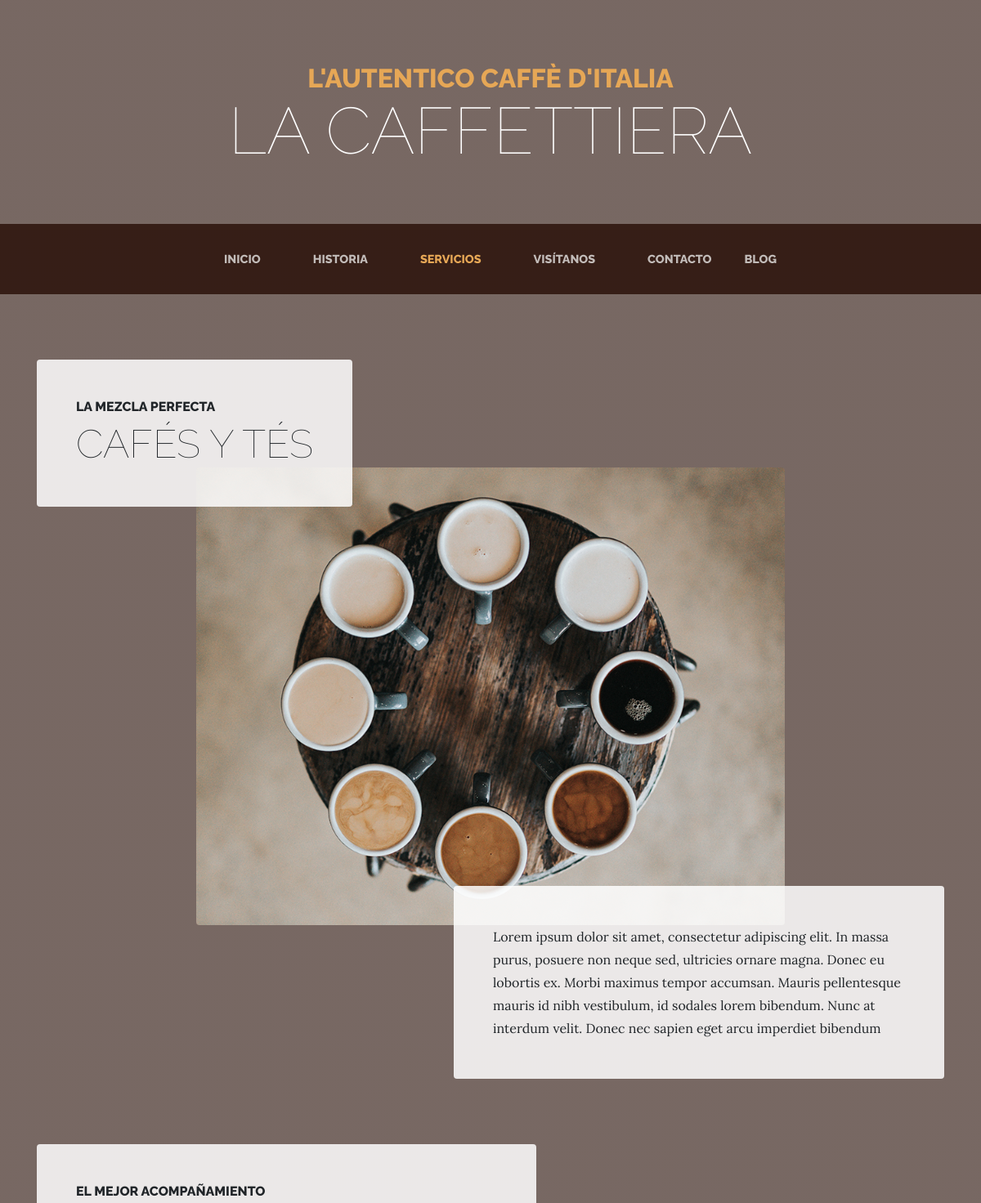
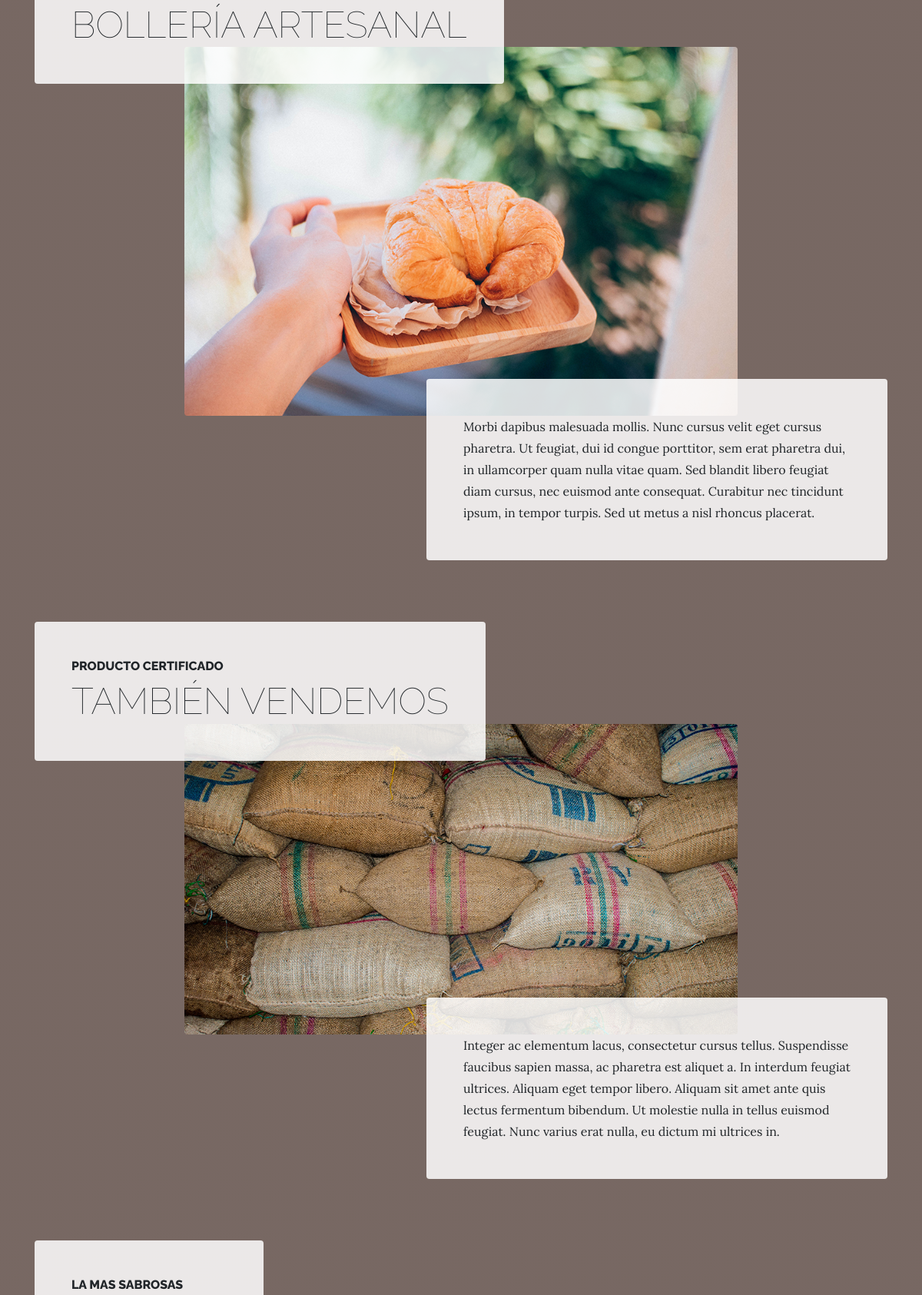
Page /services/ (upper part) on the committed database (2 pictures, top to bottom).
### services/models.py (models this page shows, shortened)
class Service(models.Model):
    title = models.CharField(max_length = 200, verbose_name = "Titulo")
    subtitle = models.CharField(max_length = 200, verbose_name = "Subtitulo")
    content = models.TextField(verbose_name = "Contenido")
    image = models.ImageField(verbose_name = "Imagen", upload_to="services")
    created = models.DateTimeField(auto_now_add=True, verbose_name = "Fecha de creacion")
    updated = models.DateTimeField(auto_now = True, verbose_name = "Fecha de ult. actualizacion")
    class Meta:
        verbose_name = "Servicio"
        verbose_name_plural = "Servicios"
        ordering = ['-created']

### services/views.py (the view)
# urls.py: path('', views.services, name='services'),
def services(request):
    services= Service.objects.all()
    return render(request,'services/services.html',{"services":services})

### pages/templatetags/page_extras.py (called while the page is built)
@register.simple_tag
def get_page_list():
    pages = Page.objects.all()
    return pages

### social/processors.py (called while the page is built)
def ctx_dict(request):
    ctx={}
    links = Link.objects.all()
    for link in links:
        ctx[link.key] = link.url
    return ctx

### services/templates/services/services.html (shortened to what this page needs)
{% extends "core/base_layout.html" %}
{%load static%}
{%block content%}
{%for service in services reversed%}
    <section class="page-section">
      <div class="container">
        <div class="product-item">
          <div class="product-item-title d-flex">
            <div class="bg-faded p-5 d-flex mr-auto rounded">
              <h2 class="section-heading mb-0">
                <span class="section-heading-upper">{{service.subtitle}}</span>
                <span class="section-heading-lower">{{service.title}}</span>
              </h2>
            </div>
          </div>
          <img class="product-item-img mx-auto d-flex rounded img-fluid mb-3 mb-lg-0" src="{{service.image.url}}" alt="">
          <div class="product-item-description d-flex ml-auto">
            <div class="bg-faded p-5 rounded">
              <p class="mb-0">{{service.content}}</p>
            </div>
          </div>
        </div>
      </div>
    </section>
{%endfor%}
{%endblock%}

### core/static/core/css/business-casual.css (style rules this page uses)
body { font-family: 'Lora'; background: linear-gradient(rgba(47, 23, 15, 0.65), rgba(47, 23, 15, 0.65)), url("../img/bg.jpg"); background-attachment: fixed; background-position: center; background-size: cover; }
h1, h2, h3, h4, h5, h6 { font-family: 'Raleway'; }
p { line-height: 1.75; }
.page-section { margin-top: 5rem; margin-bottom: 5rem; }
.section-heading { text-transform: uppercase; }
.section-heading .section-heading-upper { display: block; font-size: 1rem; font-weight: 800; padding-bottom:.5rem; }
.section-heading .section-heading-lower { display: block; font-size: 3rem; font-weight: 100; }
.bg-faded { background-color: rgba(255, 255, 255, 0.85); }
@media (min-width: 992px) { .product-item .product-item-title { position: relative; z-index: 1; margin-bottom: -3rem; } }
@media (min-width: 992px) { .product-item .product-item-img { position: relative; z-index: 0; max-width: 60vw; } }
@media (min-width: 992px) { .product-item .product-item-description { position: relative; z-index: 1; margin-top: -3rem; max-width: 50vw; } }

### rows in the picture
Service: subtitle "LA MEZCLA PERFECTA", title "CAFÉS Y TÉS", image (picture), content "Lorem ipsum dolor sit amet, consectetur adipiscing elit. In massa purus, posuere non neque sed, ultricies ornare magna. Donec eu lobortis ex. Morbi maximus tempor accumsan. Mauris pellentesque mauris id nibh vestibulum, id sodales lorem bibendum. Nunc at interdum velit. Donec nec sapien eget arcu imperdiet bibendum"
Service: subtitle "EL MEJOR ACOMPAÑAMIENTO", title "BOLLERÍA ARTESANAL", image (picture), content "Morbi dapibus malesuada mollis. Nunc cursus velit eget cursus pharetra. Ut feugiat, dui id congue porttitor, sem erat pharetra dui, in ullamcorper quam nulla vitae quam. Sed blandit libero feugiat diam cursus, nec euismod ante consequat. Curabitur nec tincidunt ipsum, in tempor turpis. Sed ut metus a nisl rhoncus placerat."
Service: subtitle "PRODUCTO CERTIFICADO", title "TAMBIÉN VENDEMOS", image (picture), content "Integer ac elementum lacus, consectetur cursus tellus. Suspendisse faucibus sapien massa, ac pharetra est aliquet a. In interdum feugiat ultrices. Aliquam eget tempor libero. Aliquam sit amet ante quis lectus fermentum bibendum. Ut molestie nulla in tellus euismod feugiat. Nunc varius erat nulla, eu dictum mi ultrices in."
Service: subtitle "LA MAS SABROSAS"
